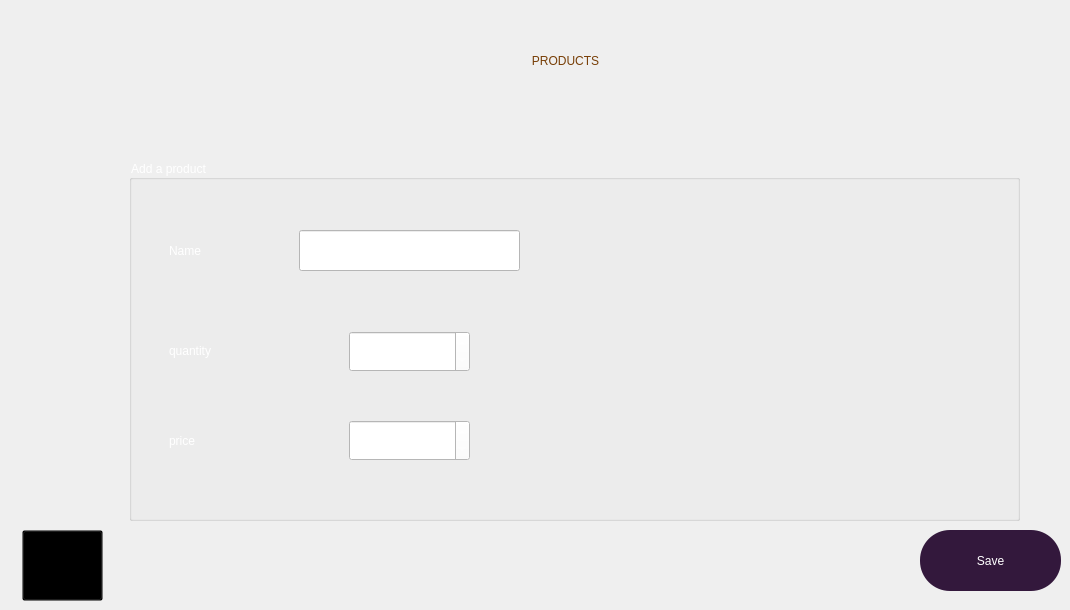
    <widget class="QWidget" name="addProducts">
     <widget class="QLabel" name="label_13">
      <property name="geometry">
       <rect>
        <x>2</x>
        <y>10</y>
        <width>151</width>
        <height>91</height>
       </rect>
      </property>
      <property name="styleSheet">
       <string notr="true">image: url(:/img/img/logo.png);
background-color: rgb(0, 0, 0, 0%);</string>
      </property>
      <property name="text">
       <string/>
      </property>
     </widget>
     <widget class="QToolButton" name="back_6">
      <property name="geometry">
       <rect>
        <x>22</x>
        <y>530</y>
        <width>81</width>
        <height>71</height>
       </rect>
      </property>
      <property name="styleSheet">
       <string notr="true">background-color: rgb(0, 0, 0, 0%);</string>
      </property>
      <property name="text">
       <string>...</string>
      </property>
      <property name="icon">
       <iconset resource="assets.qrc">
        <normaloff>:/img/img/icons8-back-80.png</normaloff>:/img/img/icons8-back-80.png</iconset>
      </property>
      <property name="iconSize">
       <size>
        <width>60</width>
        <height>60</height>
       </size>
      </property>
     </widget>
     <widget class="QLabel" name="label_14">
      <property name="geometry">
       <rect>
        <x>400</x>
        <y>0</y>
        <width>331</width>
        <height>121</height>
       </rect>
      </property>
      <property name="styleSheet">
       <string notr="true">color: rgb(120, 63, 7);
font: 40pt &quot;Lemon&quot;;
background-color: rgb(0, 0, 0,0%);</string>
      </property>
      <property name="text">
       <string>PRODUCTS</string>
      </property>
      <property name="scaledContents">
       <bool>true</bool>
      </property>
      <property name="alignment">
       <set>Qt::AlignCenter</set>
      </property>
     </widget>
     <widget class="QGroupBox" name="groupBox">
      <property name="geometry">
       <rect>
        <x>129</x>
        <y>160</y>
        <width>891</width>
        <height>361</height>
       </rect>
      </property>
      <property name="styleSheet">
       <string notr="true">font: 16pt &quot;MS Reference Sans Serif&quot;;
background-color: rgb(0, 0, 0, 0%);
color: rgb(255, 255, 255);</string>
      </property>
      <property name="title">
       <string>Add a product</string>
      </property>
      <widget class="QLineEdit" name="lineEdit">
       <property name="geometry">
        <rect>
         <x>170</x>
         <y>70</y>
         <width>221</width>
         <height>41</height>
        </rect>
       </property>
       <property name="styleSheet">
        <string notr="true">background-color: rgb(255, 255, 255);</string>
       </property>
      </widget>
      <widget class="QLabel" name="label_15">
       <property name="geometry">
        <rect>
         <x>40</x>
         <y>70</y>
         <width>81</width>
         <height>41</height>
        </rect>
       </property>
       <property name="text">
        <string>Name</string>
       </property>
      </widget>
      <widget class="QLabel" name="label_16">
       <property name="geometry">
        <rect>
         <x>40</x>
         <y>170</y>
         <width>91</width>
         <height>41</height>
        </rect>
       </property>
       <property name="text">
        <string>quantity</string>
       </property>
      </widget>
      <widget class="QLabel" name="label_17">
       <property name="geometry">
        <rect>
         <x>40</x>
         <y>260</y>
         <width>81</width>
         <height>41</height>
        </rect>
       </property>
       <property name="text">
        <string>price</string>
       </property>
      </widget>
      <widget class="QSpinBox" name="spinBox">
       <property name="geometry">
        <rect>
         <x>220</x>
         <y>171</y>
         <width>121</width>
         <height>41</height>
        </rect>
       </property>
       <property name="styleSheet">
        <string notr="true">background-color: rgb(255, 255, 255);</string>
       </property>
      </widget>
      <widget class="QSpinBox" name="spinBox_2">
       <property name="geometry">
        <rect>
         <x>220</x>
         <y>260</y>
         <width>121</width>
         <height>41</height>
        </rect>
       </property>
       <property name="styleSheet">
        <string notr="true">background-color: rgb(255, 255, 255);</string>
       </property>
      </widget>
     </widget>
     <widget class="QToolButton" name="toolButton_save">
      <property name="geometry">
       <rect>
        <x>920</x>
        <y>530</y>
        <width>141</width>
        <height>61</height>
       </rect>
      </property>
      <property name="styleSheet">
       <string notr="true">background-color: rgb(51, 24, 60);
color: rgb(255, 255, 255);
font: 10pt &quot;Segoe Print&quot;;
border-radius: 30px;</string>
      </property>
      <property name="text">
       <string>Save</string>
      </property>
      <property name="iconSize">
       <size>
        <width>60</width>
        <height>60</height>
       </size>
      </property>
      <property name="toolButtonStyle">
       <enum>Qt::ToolButtonTextUnderIcon</enum>
      </property>
     </widget>
    </widget>
